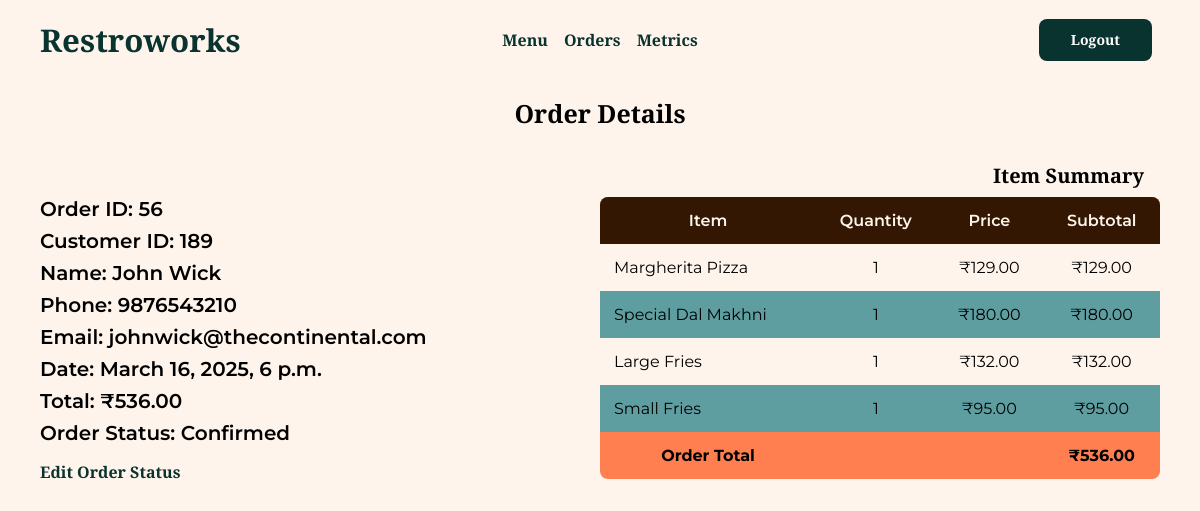
Page /orders/view/56 (signed in) on the committed database.
### orders/models.py (models this page shows, shortened)
class Order(models.Model):
    customer = models.ForeignKey(
        Customer, on_delete=models.CASCADE, related_name="orders"
    )
    status = models.IntegerField(choices=STATUS_CHOICES, default=1)
    total_price = models.DecimalField(max_digits=10, decimal_places=2, default=0.00)
    created_at = models.DateTimeField(auto_now_add=True)
    updated_at = models.DateTimeField(auto_now=True)

class OrderItem(models.Model):
    order = models.ForeignKey(Order, on_delete=models.CASCADE, related_name="items")
    menu_item = models.ForeignKey(MenuItem, on_delete=models.CASCADE)
    quantity = models.IntegerField()
    price = models.DecimalField(max_digits=10, decimal_places=2, default=0.00)
    def total_price(self):
        return self.quantity * self.price

### customers/models.py (models this page shows, shortened)
class Customer(models.Model):
    user = models.OneToOneField(User, on_delete=models.CASCADE)  # Links to auth_user
    email = models.EmailField(unique=True)
    phone = models.CharField(max_length=10, unique=True)

### menu/models.py (models this page shows)
class MenuItem(models.Model):
    name = models.CharField(max_length=100)
    description = models.TextField(max_length=500)
    image = models.ImageField(
        upload_to="menu/menu_items/",
        validators=[validate_image],
        help_text="Please upload an image with equal height and width.",
        null=True,
        blank=True,
        default="menu/default.png",
    )
    rating = models.FloatField(default=0.0, blank=True)
    price = models.DecimalField(max_digits=10, decimal_places=2)
    created_at = models.DateTimeField(auto_now_add=True)
    updated_at = models.DateTimeField(auto_now=True)  # to track item changes
    def __str__(self):
        return f"{self.name}"

### orders/views.py (the view)
class OrderDetailView(DetailView):
    template_name = "order_details.html"
    model = Order
    context_object_name = "order"

### orders/templates/order_details.html (shortened to what this page needs)
{% extends "base.html" %}
{% block content %}
<div class='heading'>
    <h4>Order Details</h4>
</div>
<div class='subheading'>
    <h5>Item Summary</h5>
</div>
<div class="order-details">
    <div class="overview">
        <h5>Order ID: {{ order.id }}</h5>
        {% if user.is_staff %}
        <h5>Customer ID: {{ order.customer.id }}</h5>
        <h5>Name: {{ order.customer.user.first_name }} {{ order.customer.user.last_name }}</h5>
        <h5>Phone: {{ order.customer.phone }}</h5>
        <h5>Email: {{ order.customer.email }}</h5>
        {% endif %}
        <h5>Date: {{ order.created_at }}</h5>
        <h5>Total: ₹{{ order.total_price }}</h5>
        <h5>Order Status: {{ order.get_status_display }}</h5>
        {% if user.is_staff %}
        <a href="/orders/update/{{ order.id }}">Edit Order Status</a>
        {% endif %}
    </div>
    <div class="summary-table-holder">
        <table class="query-table menu-item-table">
            <thead>
                <tr>
                    <th>Item</th>
                    <th>Quantity</th>
                    <th>Price</th>
                    <th>Subtotal</th>
                </tr>
            </thead>
            <tbody>
                {% for item in order.items.all %}
                <tr>
                    <td class="menu-item-name">{{ item.menu_item }}</td>
                    <td>{{ item.quantity }}</td>
                    <td>₹{{ item.price }}</td>
                    <td>₹{{ item.total_price }}</td>
                </tr>
                {% endfor %}
                <tr>
                    <td><strong>Order Total</strong></td>
                    <td></td>
                    <td></td>
                    <td><strong>₹{{ order.total_price }}</strong></td>
                </tr>
            </tbody>
        </table>
    </div>
</div>
{% endblock content %}

### static/css/styles.css (style rules this page uses)
* { margin: 0; padding: 0; box-sizing: border-box; }
:root { --text: #09332e; --background: #fff4eb; --primary: #09332e; --secondary: #331702; --accent: #167a6d; --secondary-accent: #7d3804; }
body { font-family: "Montserrat"; font-weight: 400; background-color: var(--background); }
h1, h2, h3, h4, h5 { font-family: "Libre Baskerville"; font-weight: 700; }
html { font-size: 100%; }
h4 { font-size: 1.563rem; }
h5 { font-size: 1.25rem; }
a:link, a:visited { text-decoration: none; color: var(--primary); font-family: "Libre Baskerville"; font-weight: 700; font-size: 1rem; }
.query-table { min-width: 100%; border-collapse: collapse; }
.query-table th:first-child { border-radius: 8px 0 0 0; }
.query-table th:last-child { border-radius: 0 8px 0 0; }
.query-table th { background-color: var(--secondary); padding: 14px; color: var(--background); font-weight: 600; }
.query-table tr:nth-child(even) { background-color: cadetblue; }
.query-table tr:last-child td:first-child { border-radius: 0 0 0 8px; }
.query-table tr:last-child td:last-child { border-radius: 0 0 8px 0; }
.query-table td { text-align: center; padding: 14px; }
.order-details { display: flex; align-items: flex-start; justify-content: space-between; width: 100%; }
.summary-table-holder { width: 50%; }
td.menu-item-name { text-align: left; }
.menu-item-table tr:last-child { background-color: coral; }
.overview { display: flex; justify-content: center; flex-direction: column; gap: 8px; }
.overview h5 { font-family: "Montserrat"; font-weight: 600; }
.heading { display: flex; width: 100%; margin-bottom: 2rem; align-items: center; justify-content: center; }
.heading h4 { font-weight: 600; }
.subheading { display: flex; width: 100%; margin-bottom: 8px; align-items: center; justify-content: flex-end; padding-right: 1rem; }
.overview a { margin-top: 8px; }

### rows in the picture
Order: id "56", customer.id "189", customer.user.first_name "John", customer.user.last_name "Wick", customer.phone "9876543210", customer.email "johnwick@thecontinental.com", created_at "March 16, 2025, 6 p.m.", total_price "536.00", status "Confirmed"
OrderItem: menu_item "Margherita Pizza", quantity "1", price "129.00", total_price "129.00"
OrderItem: menu_item "Special Dal Makhni", quantity "1", price "180.00", total_price "180.00"
OrderItem: menu_item "Large Fries", quantity "1", price "132.00", total_price "132.00"
OrderItem: menu_item "Small Fries", quantity "1", price "95.00", total_price "95.00"

### other values in the picture
{{ title }} "Restroworks"
{{ button_text }} "Logout"
